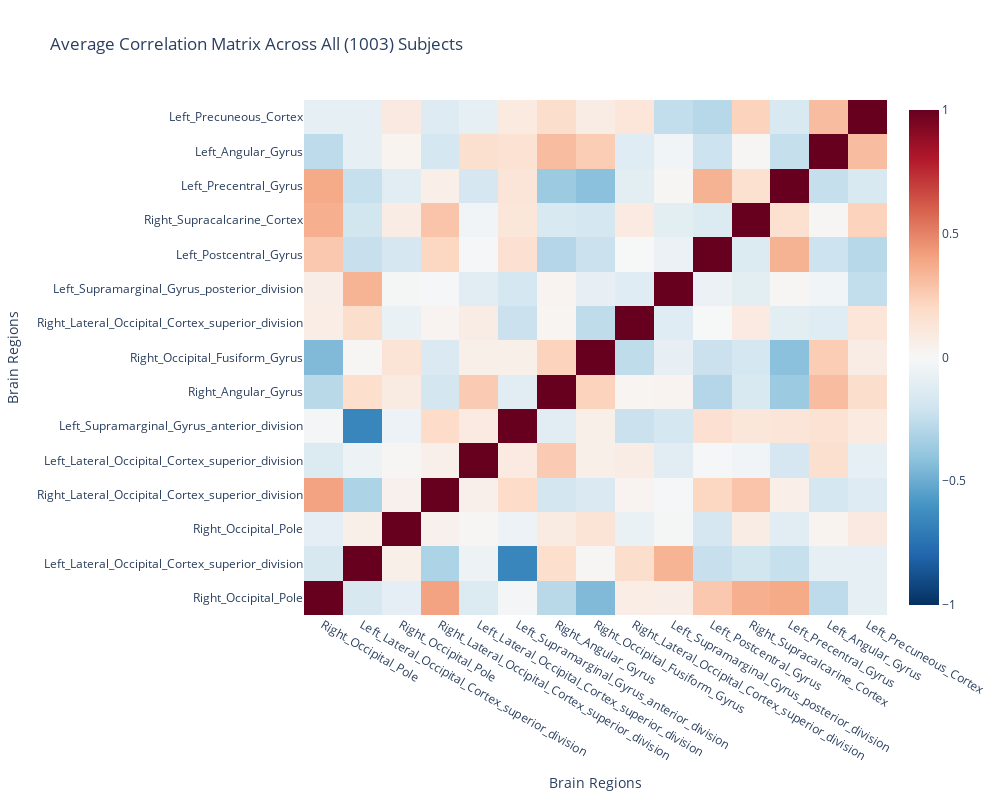

Notebook code cell kept with this figure:
### Code cell
# Create unique coordinates for the x and y axes
unique_coordinates = list(range(len(region_labels)))

# Create a hover text matrix 
hover_text = np.empty_like(average_correlation_matrix, dtype=object)
for i, row_label in enumerate(region_labels):
    for j, col_label in enumerate(region_labels):
        hover_text[i, j] = f"Region 1: {row_label}<br>Region 2: {col_label}<br>Correlation: {average_correlation_matrix[i, j]:.3f}"

# Plot the correlation matrix
fig = go.Figure(
    data=go.Heatmap(
        z=average_correlation_matrix,
        x=unique_coordinates,  
        y=unique_coordinates, 
        text=hover_text,     
        hoverinfo="text",     
        colorscale="RdBu_r",  
        zmin=-1, zmax=1     
    )
)
    
fig.update_layout(
    title="Average Correlation Matrix Across All (1003) Subjects",
    xaxis=dict(
        title="Brain Regions",
        tickmode="array",
        tickvals=unique_coordinates,
        ticktext=region_labels
    ),
    yaxis=dict(
        title="Brain Regions",
        tickmode="array",
        tickvals=unique_coordinates,
        ticktext=region_labels,
    ),
    width=1000,
    height=800,
)

fig.show()

### Figure 1 — Plotly figure (JSON) as saved in the notebook; plotly's stock layout.template omitted (floating-point values rounded to 4 significant figures; data arrays with more than 128 entries replaced by an {"elided": "..."} marker saying what was removed)
{"data": [{"colorscale": [[0, "rgb(5,48,97)"], [0.1, "rgb(33,102,172)"], [0.2, "rgb(67,147,195)"], [0.3, "rgb(146,197,222)"], [0.4, "rgb(209,229,240)"], [0.5, "rgb(247,247,247)"], [0.6, "rgb(253,219,199)"], [0.7, "rgb(244,165,130)"], [0.8, "rgb(214,96,77)"], [0.9, "rgb(178,24,43)"], [1, "rgb(103,0,31)"]], "hoverinfo": "text", "text": {"elided": "15x15 str values"}, "type": "heatmap", "x": [0, 1, 2, 3, 4, 5, 6, 7, 8, 9, 10, 11, 12, 13, 14], "y": [0, 1, 2, 3, 4, 5, 6, 7, 8, 9, 10, 11, 12, 13, 14], "z": {"elided": "15x15 float values"}, "zmax": 1, "zmin": -1}], "layout": {"height": 800, "title": {"text": "Average Correlation Matrix Across All (1003) Subjects"}, "width": 1000, "xaxis": {"tickmode": "array", "ticktext": ["Right_Occipital_Pole", "Left_Lateral_Occipital_Cortex_superior_division", "Right_Occipital_Pole", "Right_Lateral_Occipital_Cortex_superior_division", "Left_Lateral_Occipital_Cortex_superior_division", "Left_Supramarginal_Gyrus_anterior_division", "Right_Angular_Gyrus", "Right_Occipital_Fusiform_Gyrus", "Right_Lateral_Occipital_Cortex_superior_division", "Left_Supramarginal_Gyrus_posterior_division", "Left_Postcentral_Gyrus", "Right_Supracalcarine_Cortex", "Left_Precentral_Gyrus", "Left_Angular_Gyrus", "Left_Precuneous_Cortex"], "tickvals": [0, 1, 2, 3, 4, 5, 6, 7, 8, 9, 10, 11, 12, 13, 14], "title": {"text": "Brain Regions"}}, "yaxis": {"tickmode": "array", "ticktext": ["Right_Occipital_Pole", "Left_Lateral_Occipital_Cortex_superior_division", "Right_Occipital_Pole", "Right_Lateral_Occipital_Cortex_superior_division", "Left_Lateral_Occipital_Cortex_superior_division", "Left_Supramarginal_Gyrus_anterior_division", "Right_Angular_Gyrus", "Right_Occipital_Fusiform_Gyrus", "Right_Lateral_Occipital_Cortex_superior_division", "Left_Supramarginal_Gyrus_posterior_division", "Left_Postcentral_Gyrus", "Right_Supracalcarine_Cortex", "Left_Precentral_Gyrus", "Left_Angular_Gyrus", "Left_Precuneous_Cortex"], "tickvals": [0, 1, 2, 3, 4, 5, 6, 7, 8, 9, 10, 11, 12, 13, 14], "title": {"text": "Brain Regions"}}}}
